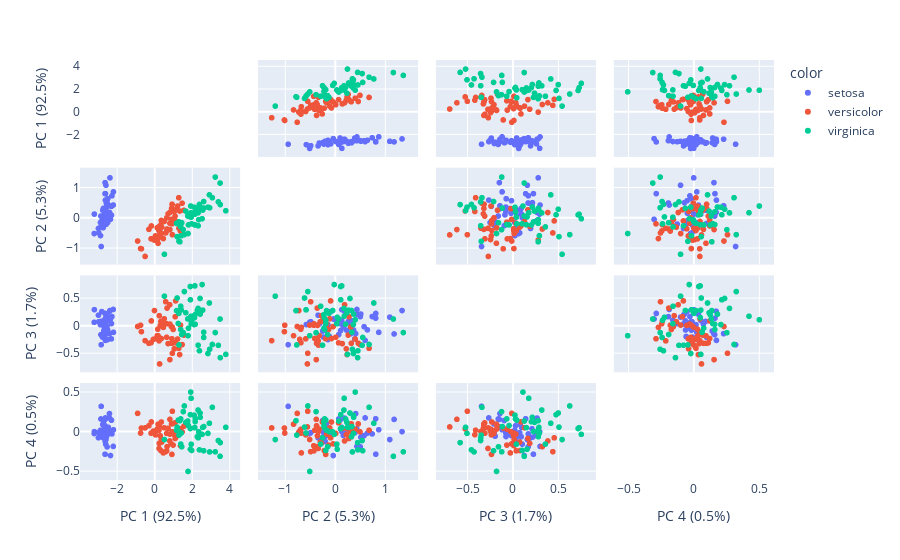

Notebook code cell kept with this figure:
### Code cell
import plotly.express as px
from sklearn.decomposition import PCA

df = px.data.iris()
features = ["sepal_width", "sepal_length", "petal_width", "petal_length"]

pca = PCA()
components = pca.fit_transform(df[features])
labels = {
    str(i): f"PC {i+1} ({var:.1f}%)"
    for i, var in enumerate(pca.explained_variance_ratio_ * 100)
}

fig = px.scatter_matrix(
    components,
    labels=labels,
    dimensions=range(4),
    color=df["species"]
)
fig.update_traces(diagonal_visible=False)
fig.show()
